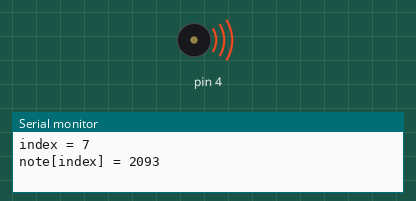
A sketch run on a simulated Arduino Uno, built with avr-gcc and run on an emulated ATmega328P. On the bench: buzzer (waves = sounding), the last lines printed to the serial monitor.

Above: at 0.1 s.
At 5.8 s:
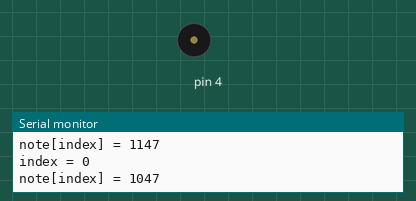
Timing chart, 0 to 7.3 s (numbered marks = the images above):
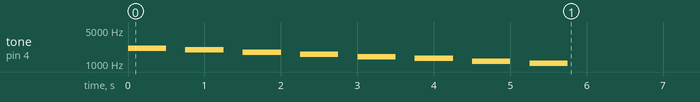

The sketch:

PlayNoteLoopReverse.ino
```cpp
// Robotics with the BOE Shield – PlayNoteLoopReverse
// Displays and plays another element from note array.

int note[] = {1047, 1147, 1319, 1397, 1568, 1760, 1976, 2093};

void setup()
{

  Serial.begin(9600);

 for(int index = 7; index >= 0; index--)
  {
    Serial.print("index = ");
    Serial.println(index);

    Serial.print("note[index] = ");
    Serial.println(note[index]);

    tone(4, note[index], 500);
    delay(750);
  }
}

void loop()
{
}
```
